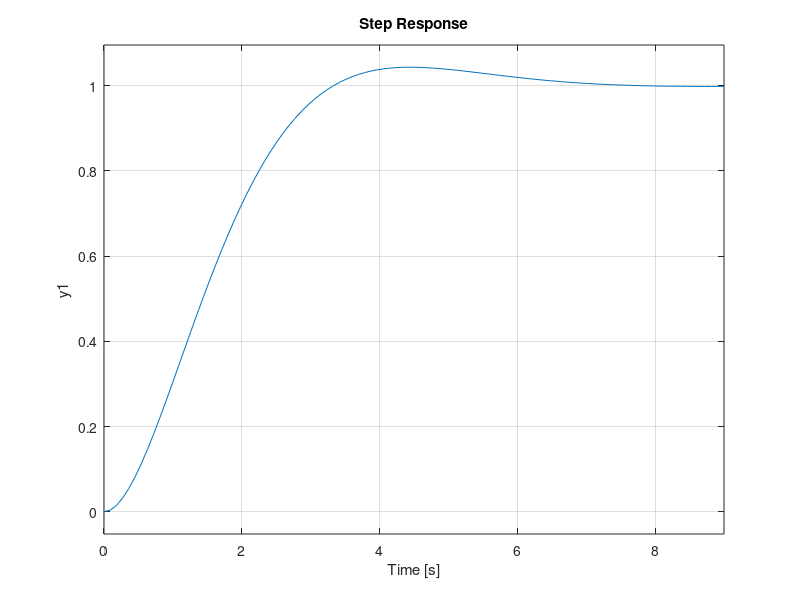

Reproduce this figure in MATLAB.
clc
clear

num = 1;
den = [1 0 0];

G = tf(num,den);

[A,B,C,D] = tf2ss(num,den)

%% Verifique se o sistema é controlável e observável

%O posto de C M é igual ao número de linhas ou colunas linearmente independentes. O posto pode ser obtido determinando-se a
%submatriz quadrada de maior ordem que é não singular. O determinante de C M é – 1. Como o determinante é diferente de
%zero, a matriz 3 × 3 é não singular e o posto de C M é 3. Concluímos que o sistema é controlável, uma vez que o posto de C M é
%igual à ordem do sistema (Significa que eu posso controlar o sistema).

n = 2; % Ordem do sistema
C_m = [B A*B]

%rank vai dizer quantas linhas são linearmente independente
p = rank(C_m) %posto tem que ser igual a ordem do sistema para ser controlável.

%vamo garantir
det_C = det(C_m)

%como o determinante é diferente de 0 e o posto é igual a ordem do sistema
%o mesmo é controlável

%Matriz de observabilidade
O_m = [C; C*A]
%Se o posto for igual a ordem do sistema, o mesmo é observável
p_o = rank(O_m)

%Então como o posto é igual a matriz, o mesmo é observável e controlável

%% Posicione os polos do sistema controlado em s = −0, 707 ± j0, 707 e avalie a resposta do sistema para uma entrada do tipo degrau unitário


polos = [-0.707+i*0.707 -0.707-i*0.707]; %declarando os polos 


k = acker(A,B,polos) %Posicionamento de polos

A_c = A-B*k; % A controlado
B_c = B;
C_c = C;
D_c = 0;

%espaco de estados para FT para calcular o degrau

sis = ss(A_c, B_c, C_c, D_c);

step(sis); % Resposta para uma 

%% Projete um observador com as seguintes especificações de desempenho: ωn = 5 
%rad/s e ζ = 0, 5. Utilizando o Simulink, avalie o desempenho do observador
%comparando as variáveis de estado do sistema com as variáveis estimadas (1,5
%pts).

w_n = 5;
zeta = 0.5;

% equacao de um sistema de segunda ordem 
num_o = [w_n^2];
den_o = [1 2*w_n*zeta w_n^2];
O = tf(num_o, den_o);

%Encontrando os polos eu posso achar o l
poles_o = pole(O);

%Pra achar o l tem que ter o espaco de estados
[A_o, B_o, C_o, D_o] = tf2ss(num_o, den_o)

%Usa o espaço de estado da funcao de transferencia 
L = acker(A, B,poles_o)

%% Considere o sistema de velocidade do motor descrito 

num = [1];
den = [1 3];

Q = tf(num,den);

[A,B,C,D] = tf2ss(num,den)
%Projete um controlador por posicionamento de polos (realimentação de estados)
%que possua erro em regime permanente de 80% para uma entrada do tipo degrau
%unitário, i.e., y(t) = 0, 2 no estado estacionário. Mostre a curva da saída. (2,0
%pts).


%% Projete o sistema para ter controle integral e dois polos em s = −5. Mostre o
%desempenho do sistema comprovando que o mesmo apresenta erro nulo em regime
%permanente (2,0 pts).

%dados os 2 polos s = -5 temos:
w_n = 5;
zeta = 1;

num = [1];
den = [1 3]

Q = tf(num, den)

[A,B,C,D] = tf2ss(num,den)




